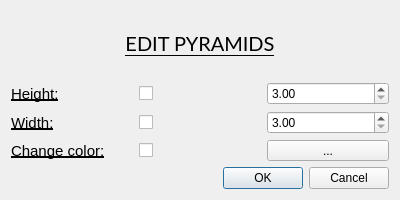
<?xml version="1.0" encoding="UTF-8"?>
<ui version="4.0">
 <class>MyDialog</class>
 <widget class="QDialog" name="MyDialog">
  <property name="geometry">
   <rect>
    <x>0</x>
    <y>0</y>
    <width>400</width>
    <height>200</height>
   </rect>
  </property>
  <property name="sizePolicy">
   <sizepolicy hsizetype="Fixed" vsizetype="Fixed">
    <horstretch>0</horstretch>
    <verstretch>0</verstretch>
   </sizepolicy>
  </property>
  <property name="minimumSize">
   <size>
    <width>400</width>
    <height>200</height>
   </size>
  </property>
  <property name="maximumSize">
   <size>
    <width>400</width>
    <height>200</height>
   </size>
  </property>
  <property name="windowTitle">
   <string>Dialog</string>
  </property>
  <layout class="QGridLayout" name="gridLayout">
   <item row="2" column="0">
    <layout class="QHBoxLayout" name="horizontalLayout_2">
     <item>
      <widget class="QLabel" name="label_3">
       <property name="font">
        <font>
         <pointsize>11</pointsize>
         <underline>true</underline>
        </font>
       </property>
       <property name="text">
        <string>Width:</string>
       </property>
      </widget>
     </item>
     <item>
      <widget class="QCheckBox" name="widthCheckBox">
       <property name="text">
        <string/>
       </property>
      </widget>
     </item>
     <item>
      <widget class="QDoubleSpinBox" name="widthSpinBox">
       <property name="minimum">
        <double>3.000000000000000</double>
       </property>
       <property name="maximum">
        <double>30.000000000000000</double>
       </property>
       <property name="singleStep">
        <double>0.010000000000000</double>
       </property>
       <property name="value">
        <double>3.000000000000000</double>
       </property>
      </widget>
     </item>
    </layout>
   </item>
   <item row="1" column="0">
    <layout class="QHBoxLayout" name="horizontalLayout">
     <item>
      <widget class="QLabel" name="label_2">
       <property name="font">
        <font>
         <pointsize>11</pointsize>
         <underline>true</underline>
        </font>
       </property>
       <property name="text">
        <string>Height:</string>
       </property>
      </widget>
     </item>
     <item>
      <widget class="QCheckBox" name="heightCheckBox">
       <property name="text">
        <string/>
       </property>
      </widget>
     </item>
     <item>
      <widget class="QDoubleSpinBox" name="heightSpinBox">
       <property name="minimum">
        <double>3.000000000000000</double>
       </property>
       <property name="maximum">
        <double>30.000000000000000</double>
       </property>
       <property name="singleStep">
        <double>0.010000000000000</double>
       </property>
       <property name="value">
        <double>3.000000000000000</double>
       </property>
      </widget>
     </item>
    </layout>
   </item>
   <item row="3" column="0">
    <layout class="QHBoxLayout" name="horizontalLayout_3">
     <item>
      <widget class="QLabel" name="label_4">
       <property name="font">
        <font>
         <pointsize>11</pointsize>
         <underline>true</underline>
        </font>
       </property>
       <property name="text">
        <string>Change color:</string>
       </property>
      </widget>
     </item>
     <item>
      <widget class="QCheckBox" name="changeCheckBox">
       <property name="text">
        <string/>
       </property>
      </widget>
     </item>
     <item>
      <widget class="QToolButton" name="colorToolButton">
       <property name="sizePolicy">
        <sizepolicy hsizetype="Preferred" vsizetype="Fixed">
         <horstretch>0</horstretch>
         <verstretch>0</verstretch>
        </sizepolicy>
       </property>
       <property name="text">
        <string>...</string>
       </property>
      </widget>
     </item>
    </layout>
   </item>
   <item row="0" column="0">
    <widget class="QLabel" name="label">
     <property name="font">
      <font>
       <family>Lato</family>
       <pointsize>15</pointsize>
       <underline>true</underline>
      </font>
     </property>
     <property name="text">
      <string>EDIT PYRAMIDS</string>
     </property>
     <property name="alignment">
      <set>Qt::AlignCenter</set>
     </property>
    </widget>
   </item>
   <item row="4" column="0">
    <widget class="QDialogButtonBox" name="buttonBox">
     <property name="orientation">
      <enum>Qt::Horizontal</enum>
     </property>
     <property name="standardButtons">
      <set>QDialogButtonBox::Cancel|QDialogButtonBox::Ok</set>
     </property>
    </widget>
   </item>
  </layout>
 </widget>
 <resources/>
 <connections>
  <connection>
   <sender>buttonBox</sender>
   <signal>accepted()</signal>
   <receiver>MyDialog</receiver>
   <slot>accept()</slot>
   <hints>
    <hint type="sourcelabel">
     <x>248</x>
     <y>254</y>
    </hint>
    <hint type="destinationlabel">
     <x>157</x>
     <y>274</y>
    </hint>
   </hints>
  </connection>
  <connection>
   <sender>buttonBox</sender>
   <signal>rejected()</signal>
   <receiver>MyDialog</receiver>
   <slot>reject()</slot>
   <hints>
    <hint type="sourcelabel">
     <x>316</x>
     <y>260</y>
    </hint>
    <hint type="destinationlabel">
     <x>286</x>
     <y>274</y>
    </hint>
   </hints>
  </connection>
 </connections>
</ui>
